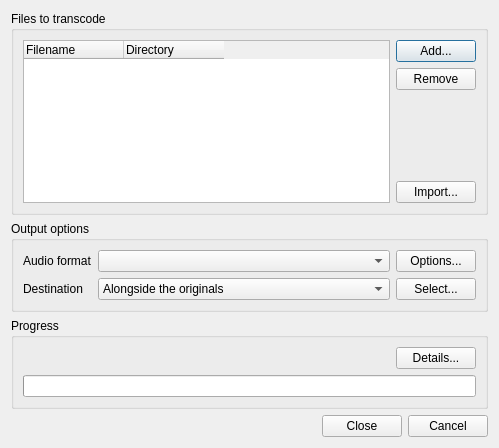
<?xml version="1.0" encoding="UTF-8"?>
<ui version="4.0">
 <class>TranscodeDialog</class>
 <widget class="QDialog" name="TranscodeDialog">
  <property name="geometry">
   <rect>
    <x>0</x>
    <y>0</y>
    <width>499</width>
    <height>448</height>
   </rect>
  </property>
  <property name="windowTitle">
   <string>Transcode Music</string>
  </property>
  <property name="windowIcon">
   <iconset>
    <normaloff>:/icons/64x64/strawberry.png</normaloff>:/icons/64x64/strawberry.png</iconset>
  </property>
  <layout class="QVBoxLayout" name="layout_dialog">
   <item>
    <widget class="QGroupBox" name="input_group">
     <property name="title">
      <string>Files to transcode</string>
     </property>
     <layout class="QHBoxLayout" name="horizontalLayout">
      <item>
       <widget class="QTreeWidget" name="files">
        <property name="alternatingRowColors">
         <bool>true</bool>
        </property>
        <property name="selectionMode">
         <enum>QAbstractItemView::ExtendedSelection</enum>
        </property>
        <property name="rootIsDecorated">
         <bool>false</bool>
        </property>
        <property name="uniformRowHeights">
         <bool>true</bool>
        </property>
        <property name="itemsExpandable">
         <bool>false</bool>
        </property>
        <property name="allColumnsShowFocus">
         <bool>true</bool>
        </property>
        <attribute name="headerStretchLastSection">
         <bool>false</bool>
        </attribute>
        <column>
         <property name="text">
          <string>Filename</string>
         </property>
        </column>
        <column>
         <property name="text">
          <string>Directory</string>
         </property>
        </column>
       </widget>
      </item>
      <item>
       <layout class="QVBoxLayout" name="verticalLayout_1">
        <item>
         <widget class="QPushButton" name="add">
          <property name="text">
           <string>Add...</string>
          </property>
         </widget>
        </item>
        <item>
         <widget class="QPushButton" name="remove">
          <property name="text">
           <string>Remove</string>
          </property>
         </widget>
        </item>
        <item>
         <spacer name="verticalSpacer_1">
          <property name="orientation">
           <enum>Qt::Vertical</enum>
          </property>
          <property name="sizeHint" stdset="0">
           <size>
            <width>20</width>
            <height>40</height>
           </size>
          </property>
         </spacer>
        </item>
        <item>
         <widget class="QPushButton" name="import">
          <property name="toolTip">
           <string>Add all tracks from a directory and all its subdirectories</string>
          </property>
          <property name="text">
           <string>Import...</string>
          </property>
         </widget>
        </item>
       </layout>
      </item>
     </layout>
    </widget>
   </item>
   <item>
    <widget class="QGroupBox" name="output_group">
     <property name="title">
      <string>Output options</string>
     </property>
     <layout class="QGridLayout" name="gridLayout">
      <item row="0" column="0">
       <widget class="QLabel" name="label_1">
        <property name="text">
         <string>Audio format</string>
        </property>
       </widget>
      </item>
      <item row="0" column="1">
       <widget class="QComboBox" name="format">
        <property name="sizePolicy">
         <sizepolicy hsizetype="Expanding" vsizetype="Fixed">
          <horstretch>0</horstretch>
          <verstretch>0</verstretch>
         </sizepolicy>
        </property>
       </widget>
      </item>
      <item row="0" column="2">
       <widget class="QPushButton" name="options">
        <property name="text">
         <string>Options...</string>
        </property>
       </widget>
      </item>
      <item row="1" column="0">
       <widget class="QLabel" name="label_2">
        <property name="text">
         <string>Destination</string>
        </property>
       </widget>
      </item>
      <item row="1" column="1">
       <widget class="QComboBox" name="destination">
        <property name="enabled">
         <bool>true</bool>
        </property>
        <property name="sizePolicy">
         <sizepolicy hsizetype="Expanding" vsizetype="Fixed">
          <horstretch>0</horstretch>
          <verstretch>0</verstretch>
         </sizepolicy>
        </property>
        <item>
         <property name="text">
          <string>Alongside the originals</string>
         </property>
        </item>
       </widget>
      </item>
      <item row="1" column="2">
       <widget class="QPushButton" name="select">
        <property name="text">
         <string>Select...</string>
        </property>
       </widget>
      </item>
     </layout>
    </widget>
   </item>
   <item>
    <widget class="QGroupBox" name="progress_group">
     <property name="title">
      <string>Progress</string>
     </property>
     <layout class="QVBoxLayout" name="verticalLayout">
      <item>
       <layout class="QHBoxLayout" name="layout_progress">
        <item>
         <widget class="QLabel" name="progress_text">
          <property name="sizePolicy">
           <sizepolicy hsizetype="Expanding" vsizetype="Preferred">
            <horstretch>0</horstretch>
            <verstretch>0</verstretch>
           </sizepolicy>
          </property>
          <property name="textFormat">
           <enum>Qt::RichText</enum>
          </property>
         </widget>
        </item>
        <item>
         <widget class="QPushButton" name="details">
          <property name="text">
           <string>Details...</string>
          </property>
         </widget>
        </item>
       </layout>
      </item>
      <item>
       <widget class="QProgressBar" name="progress_bar"/>
      </item>
     </layout>
    </widget>
   </item>
   <item>
    <widget class="QDialogButtonBox" name="button_box">
     <property name="standardButtons">
      <set>QDialogButtonBox::Cancel|QDialogButtonBox::Close</set>
     </property>
    </widget>
   </item>
  </layout>
 </widget>
 <tabstops>
  <tabstop>files</tabstop>
  <tabstop>add</tabstop>
  <tabstop>remove</tabstop>
  <tabstop>format</tabstop>
  <tabstop>button_box</tabstop>
 </tabstops>
 <resources/>
 <connections>
  <connection>
   <sender>button_box</sender>
   <signal>accepted()</signal>
   <receiver>TranscodeDialog</receiver>
   <slot>accept()</slot>
   <hints>
    <hint type="sourcelabel">
     <x>249</x>
     <y>420</y>
    </hint>
    <hint type="destinationlabel">
     <x>249</x>
     <y>223</y>
    </hint>
   </hints>
  </connection>
  <connection>
   <sender>button_box</sender>
   <signal>rejected()</signal>
   <receiver>TranscodeDialog</receiver>
   <slot>reject()</slot>
   <hints>
    <hint type="sourcelabel">
     <x>249</x>
     <y>420</y>
    </hint>
    <hint type="destinationlabel">
     <x>249</x>
     <y>223</y>
    </hint>
   </hints>
  </connection>
 </connections>
</ui>
